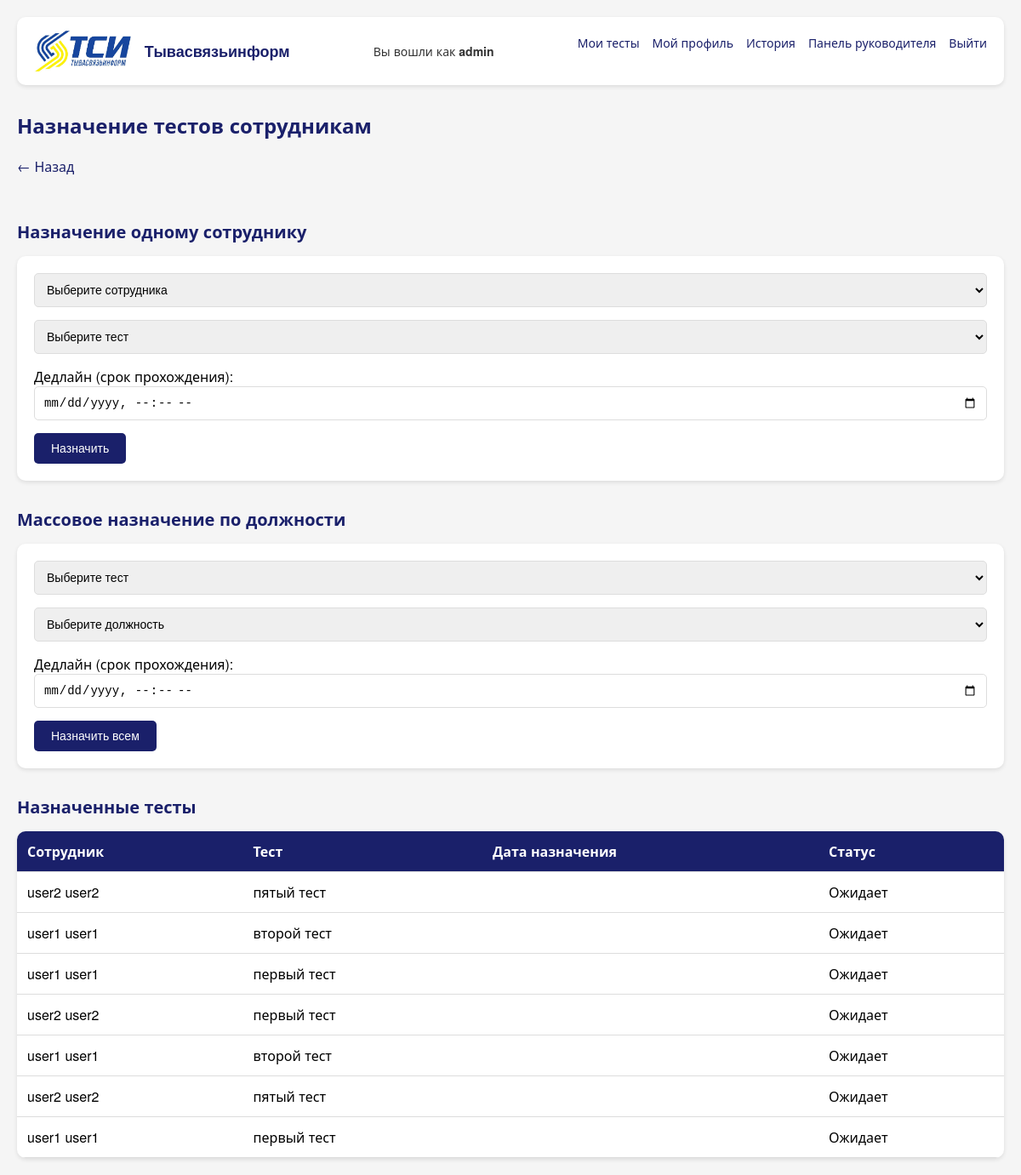
The page /manager/assignments/ (signed in) on the database as committed earlier.
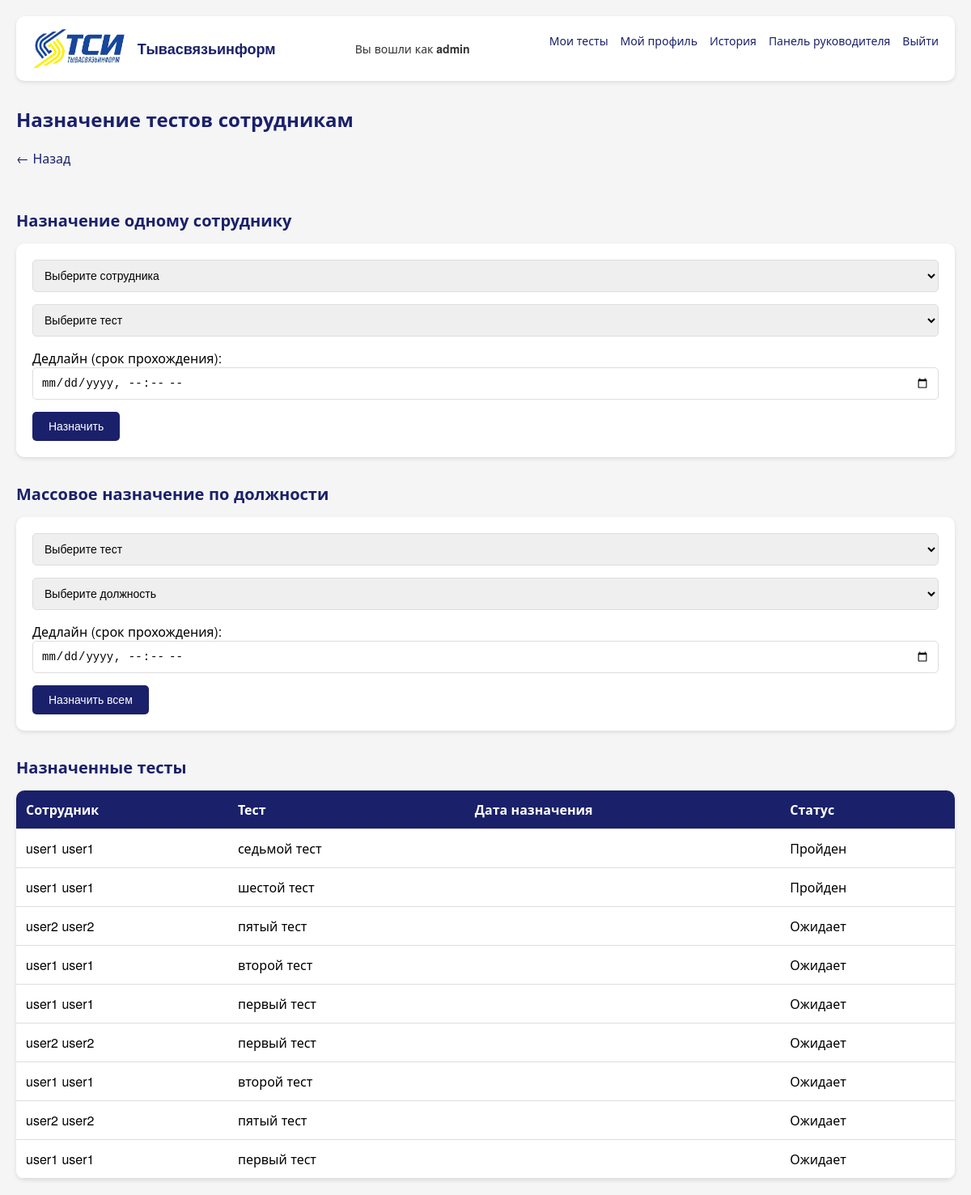
The same page on the database as committed later.
### testing/models.py (models this page shows, shortened)
class TestAssignment(models.Model):
    test = models.ForeignKey(Test, on_delete=models.CASCADE, db_index=True)
    employee = models.ForeignKey(Employee, on_delete=models.CASCADE, db_index=True)
    assigned_data = models.DateTimeField(auto_now_add=True)
    is_completed = models.BooleanField(default=False, db_index=True)
    completed_at = models.DateTimeField(null=True, blank=True, verbose_name="Дата прохождения")
    deadline = models.DateTimeField(null=True, blank=True, db_index=True,
                                    verbose_name="Срок прохождения")
    class Meta:
        indexes = [
            models.Index(fields=['employee', 'is_completed']),
            models.Index(fields=['test', 'employee']),
        ]

class Employee(models.Model):
    user = models.OneToOneField(User, on_delete=models.CASCADE)
    department = models.CharField(max_length=200, blank=True, verbose_name="Отдел")
    position = models.ForeignKey(Position, on_delete=models.SET_NULL, null=True, blank=True, db_index=True,
                                 verbose_name="Должность")  # ДОБАВЛЕН db_index

class Test(models.Model):
    name = models.CharField(max_length=200)
    category = models.ForeignKey('Category', on_delete=models.SET_NULL, null=True, blank=True, verbose_name="Категория")
    pass_percent = models.IntegerField(
        default=70,
        validators=[MinValueValidator(0), MaxValueValidator(100)],
        verbose_name="Проходной балл (%)"
    )
    is_published = models.BooleanField(default=False, db_index=True, verbose_name="Опубликован")
    target_position = models.ForeignKey(Position, on_delete=models.SET_NULL, null=True, blank=True, db_index=True,
                                        verbose_name="Целевая должность")
    time_limit = models.IntegerField(
        default=0,
        validators=[MinValueValidator(0)],  # ДОБАВЛЕНО
        help_text="Время в минутах (0 - без ограничений)",
        verbose_name="Лимит времени"
    )
    max_attempts = models.IntegerField(
        default=1,
        validators=[MinValueValidator(0)],  # ДОБАВЛЕНО
        help_text="Максимальное количество попыток (0 - без ограничений)",
        verbose_name="Макс. попыток"
    )
    def get_questions_count(self):
        return self.questions.count()
    def has_min_questions(self, min_count=3):
        return self.questions.count() >= min_count

### testing/views.py (the view, shortened to what this page needs)
# urls.py: path('manager/assignments/', views.manager_assignments, name='manager_assignments'),
@staff_member_required
def manager_assignments(request):
    employees = Employee.objects.all()
    tests = Test.objects.all()
    assignments = TestAssignment.objects.all().order_by('-assigned_data')
    positions = Position.objects.all()
    error_message = None
    success_message = None
    context = {
        'employees': employees,
        'tests': tests,
        'assignments': assignments,
        'positions': positions,
        'error_message': error_message,
        'success_message': success_message,
    }
    return render(request, 'testing/manager/assignments.html', context)

### testing/templates/testing/manager/assignments.html (shortened to what this page needs)
{% extends 'base.html' %}
{% block content %}
    <h1>Назначение тестов сотрудникам</h1>
    <a href="/manager/">← Назад</a>
<h2>Назначение одному сотруднику</h2>
    <form method="POST">
        <select name="employee_id" required>
            <option value="">Выберите сотрудника</option>
        </select>
        <select name="test_id" required>
            <option value="">Выберите тест</option>
        </select>
        <label>Дедлайн (срок прохождения):</label>
        <input type="datetime-local" name="deadline">
        <button type="submit" name="action" value="single">Назначить</button>
    </form>
<h2>Массовое назначение по должности</h2>
    <form method="POST">
        <select name="test_id" required>
            <option value="">Выберите тест</option>
        </select>
        <select name="position_id" required>
            <option value="">Выберите должность</option>
        </select>
        <label>Дедлайн (срок прохождения):</label>
        <input type="datetime-local" name="deadline">
        <button type="submit" name="action" value="mass">Назначить всем</button>
    </form>
    <h2>Назначенные тесты</h2>
    <table>
        <thead>
            <tr><th>Сотрудник</th><th>Тест</th><th>Дата назначения</th><th>Статус</th></tr>
        </thead>
        <tbody>
            {% for a in assignments %}
            <tr>
                <td>{{ a.employee.user.get_full_name|default:a.employee.user.username }}</td>
                <td>{{ a.test.name }}</td>
                <td>{{ a.assigned_date|date:"d.m.Y H:i" }}</td>
                <td>{% if a.is_completed %}Пройден{% else %}Ожидает{% endif %}</td>
            </tr>
            {% endfor %}
        </tbody>
    </table>
{% endblock %}

Rows that differ between the two databases and show on the page:
added TestAssignment: employee.user.get_full_name "user1 user1", test.name "седьмой тест", is_completed "Пройден"
added TestAssignment: employee.user.get_full_name "user1 user1", test.name "шестой тест", is_completed "Пройден"
